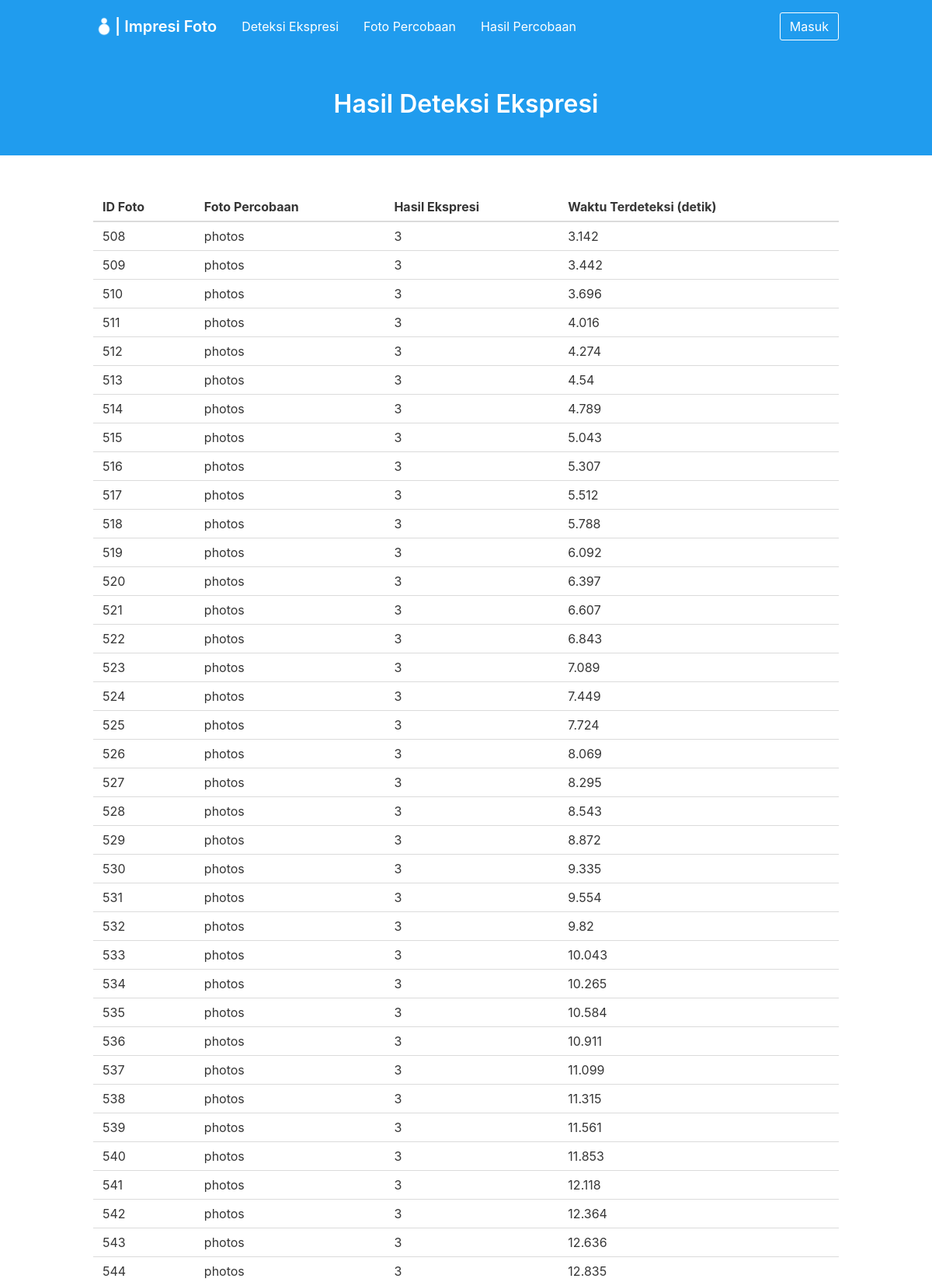
The page /expression_detection/result/ (upper part) on the database its author committed.
### project/models/detection.py (models this page shows, shortened)
class Detection(db.Model):
    __tablename__ = 'detection'
    id_detection = db.Column(db.Integer, primary_key=True)
    id_result_detection = db.Column(db.Integer, db.ForeignKey('result_detection.id_result_detection'))
    id_photo = db.Column(db.Integer, db.ForeignKey('photos.id_photo'))
    time_detected = db.Column(db.Float, nullable=False)
    initial_expression = db.Column(db.Integer, db.ForeignKey('expression.id_expression'))
    result_expression = db.Column(db.Integer, db.ForeignKey('expression.id_expression'))

### project/views/expression_detection.py (the view)
@detect.route('/expression_detection/result/')
def result_expression_detection():
    try:
        result_detection = ResultDetection.query.order_by(
            desc(ResultDetection.id_result_detection)).first()
        id = result_detection.id_result_detection
        detection = Detection.query.filter_by(id_result_detection=id).all()
    except Exception as e:
        print('error to get detection result')
        print(e)
    return render_template('main/detection_result.html',
        title="Hasil Deteksi Ekspresi", result=detection)

### project/templates/main/detection_result.html
{% extends '/base.html' %} {% block content %}
<section class="hero is-info">
    <div class="hero-body">
        <div class="container has-text-centered">
            <h1 class="title">
                Hasil Deteksi Ekspresi
            </h1>
        </div>
    </div>
</section>
<section class="section">
    <div class="container">
        <table class="table is-hoverable is-fullwidth">
            <thead>
                <tr>
                    <th>ID Foto</th>
                    <th>Foto Percobaan</th>
                    <th>Hasil Ekspresi</th>
                    <th>Waktu Terdeteksi (detik)</th>
                </tr>
            </thead>
            <tbody>
                {% if result %} {% for res in result %}
                <tr>
                    <td>{{ res.id_detection }}</td>
                    <td>photos</td>
                    <td>{{ res.result_expression }}</td>
                    <td>{{ res.time_detected }}</td>
                </tr>
                {% endfor %} {% else %}
                <tr>
                    <td colspan="4">No result</td>
                </tr>
                {% endif %}
            </tbody>
        </table>
    </div>
</section>
{% endblock %}

### rows shown on the page
Detection: id_detection "508", result_expression "3", time_detected "3.142"
Detection: id_detection "509", result_expression "3", time_detected "3.442"
Detection: id_detection "510", result_expression "3", time_detected "3.696"
Detection: id_detection "511", result_expression "3", time_detected "4.016"
Detection: id_detection "512", result_expression "3", time_detected "4.274"
Detection: id_detection "513", result_expression "3", time_detected "4.54"
Detection: id_detection "514", result_expression "3", time_detected "4.789"
Detection: id_detection "515", result_expression "3", time_detected "5.043"
Detection: id_detection "516", result_expression "3", time_detected "5.307"
Detection: id_detection "517", result_expression "3", time_detected "5.512"
Detection: id_detection "518", result_expression "3", time_detected "5.788"
Detection: id_detection "519", result_expression "3", time_detected "6.092"
Detection: id_detection "520", result_expression "3", time_detected "6.397"
Detection: id_detection "521", result_expression "3", time_detected "6.607"
Detection: id_detection "522", result_expression "3", time_detected "6.843"
Detection: id_detection "523", result_expression "3", time_detected "7.089"
Detection: id_detection "524", result_expression "3", time_detected "7.449"
Detection: id_detection "525", result_expression "3", time_detected "7.724"
Detection: id_detection "526", result_expression "3", time_detected "8.069"
Detection: id_detection "527", result_expression "3", time_detected "8.295"
Detection: id_detection "528", result_expression "3", time_detected "8.543"
Detection: id_detection "529", result_expression "3", time_detected "8.872"
Detection: id_detection "530", result_expression "3", time_detected "9.335"
Detection: id_detection "531", result_expression "3", time_detected "9.554"
Detection: id_detection "532", result_expression "3", time_detected "9.82"
Detection: id_detection "533", result_expression "3", time_detected "10.043"
Detection: id_detection "534", result_expression "3", time_detected "10.265"
Detection: id_detection "535", result_expression "3", time_detected "10.584"
Detection: id_detection "536", result_expression "3", time_detected "10.911"
Detection: id_detection "537", result_expression "3", time_detected "11.099"
Detection: id_detection "538", result_expression "3", time_detected "11.315"
Detection: id_detection "539", result_expression "3", time_detected "11.561"
Detection: id_detection "540", result_expression "3", time_detected "11.853"
Detection: id_detection "541", result_expression "3", time_detected "12.118"
Detection: id_detection "542", result_expression "3", time_detected "12.364"
Detection: id_detection "543", result_expression "3", time_detected "12.636"
Detection: id_detection "544", result_expression "3", time_detected "12.835"
